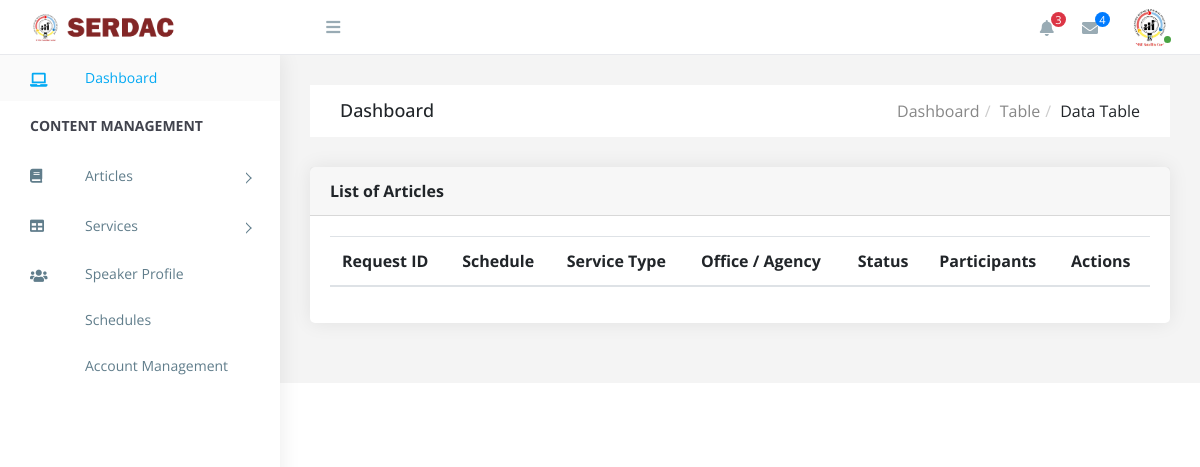
/admin/assessment.php, run on an earlier commit of the app's database.
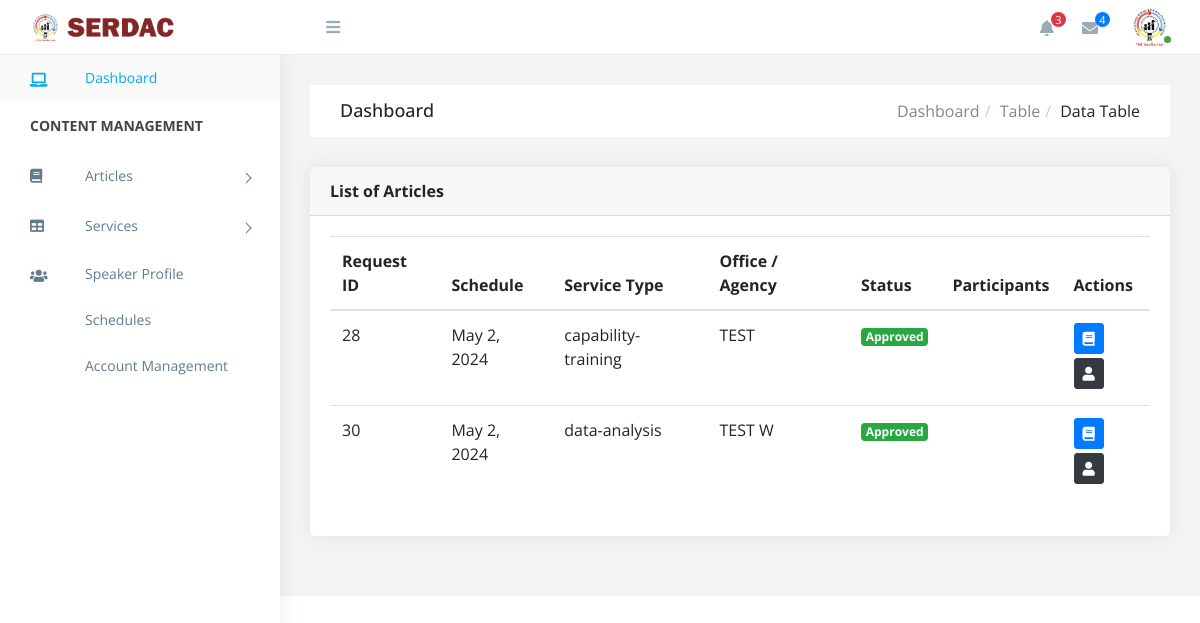
And on a later commit of the database.
### tables this page shows
CREATE TABLE `service_request` (
  `request_id` int(11) NOT NULL,
  `user_id` int(11) NOT NULL,
  `service_type` varchar(255) NOT NULL,
  `office_agency` varchar(255) NOT NULL,
  `agency_classification` varchar(255) NOT NULL,
  `client_type` varchar(255) NOT NULL,
  `status` varchar(20) DEFAULT NULL,
  `selected_purposes` varchar(255) DEFAULT NULL,
  `additional_purpose_details` varchar(255) DEFAULT NULL,
  `request_date` date DEFAULT NULL,
  `scheduled_date` datetime DEFAULT NULL,
  `ongoing_date` date DEFAULT NULL,
  `cancelled_date` date DEFAULT NULL,
  `completed_date` date DEFAULT NULL,
  `inviteCode` varchar(55) DEFAULT NULL,
  `scheduled_remarks` text DEFAULT NULL,
  `inprogress_remarks` text DEFAULT NULL,
  `completed_remarks` text DEFAULT NULL,
  `cancelled_remarks` text DEFAULT NULL
);

### admin/assessment.php (the view, shortened to what the changed rows need)
<?php include('include/header.php')?>
<link rel="stylesheet" href="https://cdnjs.cloudflare.com/ajax/libs/font-awesome/5.15.4/css/all.min.css">
<body>
    <div id="right-panel" class="right-panel">
        <div class="breadcrumbs">
            <div class="breadcrumbs-inner">
                <div class="row m-0">
                    <div class="col-sm-4">
                        <div class="page-header float-left">
                            <div class="page-title">
                                <h1>Dashboard</h1>
                            </div>
                        </div>
                    </div>
                </div>
            </div>
        </div>
        <div class="content">
            <div class="row">
                <div class="col-md-12">
                    <div class="card">
                        <div class="card-body">
                            <div class="table-responsive custom-table-container">
                                <?php
                            $results = mysqli_query($con, "SELECT * FROM service_request
                            LEFT JOIN users ON users.user_id = service_request.user_id
                            WHERE service_request.status = 'Approved' ");
                            ?>
                                <table class="table table-hover" id='service_request_table'>
                                    <thead>
                                        <tr>
                                            <th scope="col">Request ID</th>
                                            <th scope="col">Schedule</th>
                                            <th scope="col">Service Type</th>
                                            <th scope="col">Office / Agency</th>
                                            <th scope="col">Status</th>
                                            <th scope="col">Participants</th>
                                            <th scope="col">Actions</th>
                                        </tr>
                                    </thead>
                                    <tbody>
                                        <?php while ($row = mysqli_fetch_array($results)) {
                                                    $status_color = '';
                                                    switch ($row['status']) {
                                                        case "Approved":
                                                            $status_color = 'badge-success';
                                                            break;
                                                    }
                                                ?>
                                        <tr>
                                            <td><?php echo $row['request_id']; ?></td>
                                            <td class="nowrap">
                                                <?php echo date('M j, Y', strtotime($row['scheduled_date'])); ?></td>
                                            <td><?php echo $row['service_type']; ?></td>
                                            <td><?php echo $row['office_agency']; ?></td>
                                            <td><span class="badge <?php echo $status_color; ?>">
                                                    <?php echo $row['status']; ?>
                                                </span></td>
                                            <td><?php echo $row['participants']; ?></td>
                                            <td>
                                                <button type="button" class="btn btn-sm btn-primary mb-1 btnEdit"
                                                    data-request='<?php echo json_encode($row); ?>'>
                                                    <i class="fas fa-book"></i>
                                                </button>
                                                <button type="button" class="btn btn-sm btn-dark mb-1 btnParticiapnts"
                                                    data-req='<?php echo json_encode($row); ?>'>
                                                    <i class="fas fa-user"></i>
                                                </button>
                                            </td>
                                        </tr>
                                        <?php } ?>
                                    </tbody>
                                </table>
                            </div>
                        </div>
                    </div>
                </div>
            </div>
        </div>
    </div>
</body>
</html>

What changed in the data, as far as the page shows it:
added service_request: request_id "28", scheduled_date "May 2, 2024", service_type "capability-training", office_agency "TEST", status "Approved"
added service_request: request_id "30", scheduled_date "May 2, 2024", service_type "data-analysis", office_agency "TEST W", status "Approved"
